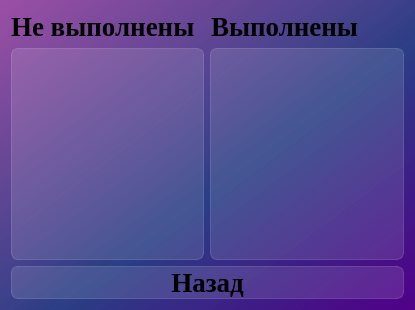
<?xml version="1.0" encoding="UTF-8"?>
<ui version="4.0">
 <class>Dialog_list_achievements</class>
 <widget class="QDialog" name="Dialog_list_achievements">
  <property name="geometry">
   <rect>
    <x>0</x>
    <y>0</y>
    <width>415</width>
    <height>310</height>
   </rect>
  </property>
  <property name="windowTitle">
   <string>Dialog</string>
  </property>
  <property name="styleSheet">
   <string notr="true">background-color: qlineargradient(spread:pad, x1:1, y1:1, x2:0, y2:0, stop:0 rgba(81, 0, 135, 255), stop:0.427447 rgba(41, 61, 132, 235), stop:1 rgba(155, 79, 165, 255));
font-family: Liberation Serif;
</string>
  </property>
  <layout class="QVBoxLayout" name="verticalLayout">
   <item>
    <layout class="QHBoxLayout" name="horizontalLayout_labels">
     <item>
      <widget class="QLabel" name="label_not_done">
       <property name="styleSheet">
        <string notr="true">text-align: center;
font-weight: bold;
font-size: 20pt;
background-color: none;
border: none;</string>
       </property>
       <property name="text">
        <string>Не выполнены</string>
       </property>
      </widget>
     </item>
     <item>
      <widget class="QLabel" name="label_done">
       <property name="styleSheet">
        <string notr="true">text-align: center;
font-weight: bold;
font-size: 20pt;
background-color: none;
border: none;</string>
       </property>
       <property name="text">
        <string>Выполнены</string>
       </property>
      </widget>
     </item>
    </layout>
   </item>
   <item>
    <layout class="QHBoxLayout" name="horizontalLayout_lists">
     <item>
      <widget class="QListView" name="listView_not_done">
       <property name="styleSheet">
        <string notr="true">QListView {
font-weight: bold;
font-size: 20pt;
background-color: rgba(255, 255, 255, 30);
border: 1px solid rgba(255, 255, 255, 40);
border-radius: 7px;
}

QListView::item:selected {
border: none;
color: rgba(255, 255, 255);
background-color: rgba(255, 255, 255, 50);
}</string>
       </property>
      </widget>
     </item>
     <item>
      <widget class="QListView" name="listView_done">
       <property name="styleSheet">
        <string notr="true">QListView {
font-weight: bold;
font-size: 20pt;
background-color: rgba(255, 255, 255, 30);
border: 1px solid rgba(255, 255, 255, 40);
border-radius: 7px;
}

QListView::item:selected {
border: none;
color: rgba(255, 255, 255);
background-color: rgba(255, 255, 255, 50);
}</string>
       </property>
      </widget>
     </item>
    </layout>
   </item>
   <item>
    <widget class="QPushButton" name="pushButton_back">
     <property name="styleSheet">
      <string notr="true">QPushButton {
font-weight: bold;
font-size: 20pt;
text-align: center;
background-color: rgba(255, 255, 255, 30);
border: 1px solid rgba(255, 255, 255, 40);
border-radius: 7px;
}

QPushButton:hover {
background-color: rgba(255, 255, 255, 40);
}
QPushButton:pressed {
background-color: rgba(255, 255, 255, 70);
}</string>
     </property>
     <property name="text">
      <string>Назад</string>
     </property>
    </widget>
   </item>
  </layout>
 </widget>
 <resources/>
 <connections/>
</ui>
